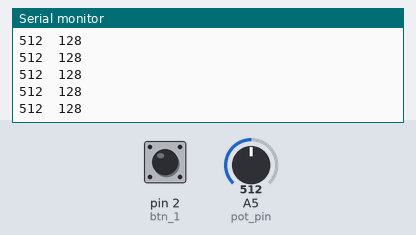
A sketch run on a simulated Arduino Uno, built with avr-gcc and run on an emulated ATmega328P. On the bench: the last lines printed to the serial monitor. The test bench sets the inputs (shaded band); at power-on: A5 (pot_pin) = 512, pin 2 (btn_1) LOW.

Above: at 1.2 s.
1.3 s: A5 (pot_pin) set to 409
At 2.0 s:
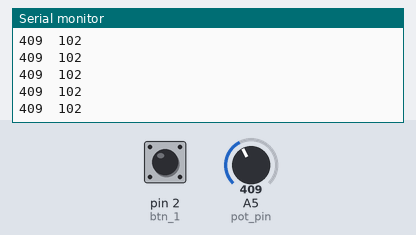
4.3 s: A5 (pot_pin) set to 391
At 5.3 s:
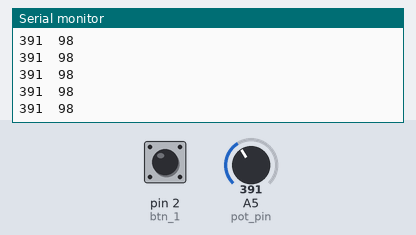
Timing chart, 0 to 7.3 s (numbered marks = the images above; inputs shaded):
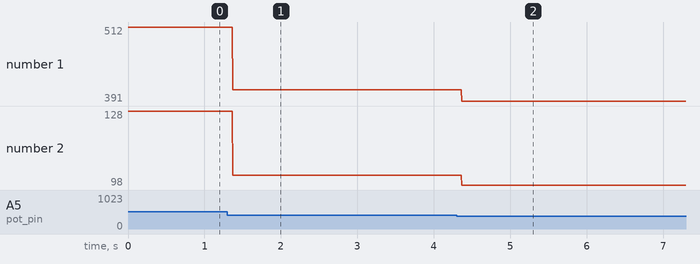

Measured:
- after the input at 1.3 s, the serial monitor: prints a new line after 0.07 s (image 1)
- after the input at 4.3 s, the serial monitor: prints a new line after 0.07 s (image 2)
- plotted number 1: 512 → 409 after the input at 1.3 s, 409 → 391 after the input at 4.3 s
- plotted number 2: 128 → 102 after the input at 1.3 s, 102 → 98 after the input at 4.3 s

The sketch:

sketch_may07c.ino
```cpp
#define pot_pin A5
#define btn_1 2

void setup() {
  pinMode(pot_pin, INPUT);
  Serial.begin(9600);
}

void loop() {
  int btn_state = digitalRead(btn_1);
  int pot_val = analogRead(pot_pin);

  int vaal = map (pot_val, 0, 1023, 1, 255);

  Serial.print(pot_val);
  Serial.print("\t");

  Serial.print(vaal);
  Serial.print("\t");

  Serial.println();
  //  Serial.println(vaal);

}
```
